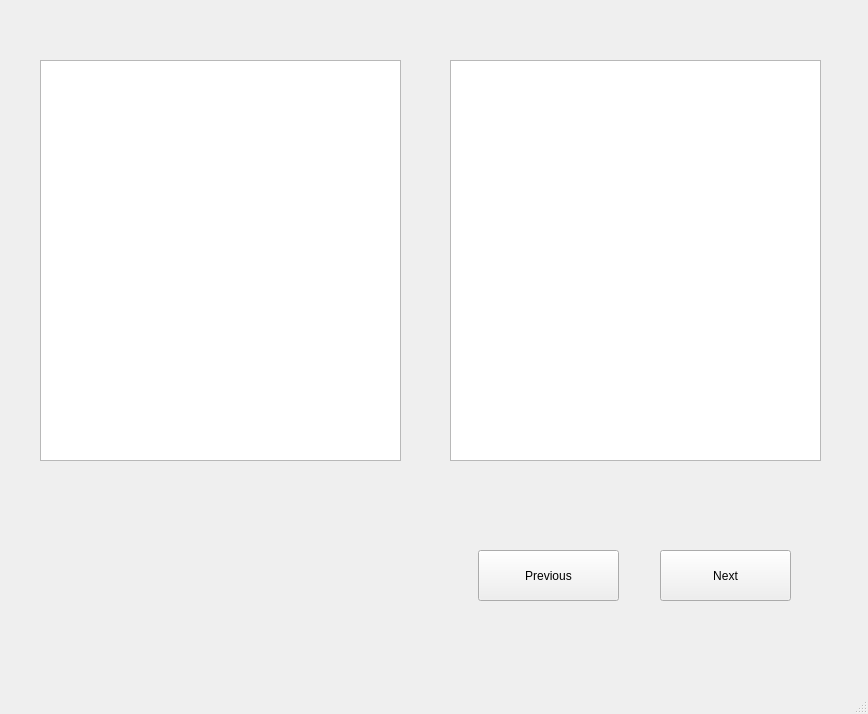
<?xml version="1.0" encoding="UTF-8"?>
<ui version="4.0">
 <class>MainWindow</class>
 <widget class="QMainWindow" name="MainWindow">
  <property name="geometry">
   <rect>
    <x>0</x>
    <y>0</y>
    <width>868</width>
    <height>714</height>
   </rect>
  </property>
  <property name="windowTitle">
   <string>Encode/Decode</string>
  </property>
  <widget class="QWidget" name="centralWidget">
   <widget class="QPushButton" name="Previous">
    <property name="geometry">
     <rect>
      <x>478</x>
      <y>550</y>
      <width>141</width>
      <height>51</height>
     </rect>
    </property>
    <property name="text">
     <string>Previous</string>
    </property>
   </widget>
   <widget class="QPushButton" name="Next">
    <property name="geometry">
     <rect>
      <x>660</x>
      <y>550</y>
      <width>131</width>
      <height>51</height>
     </rect>
    </property>
    <property name="text">
     <string>Next</string>
    </property>
   </widget>
   <widget class="QTextEdit" name="Image">
    <property name="geometry">
     <rect>
      <x>450</x>
      <y>60</y>
      <width>371</width>
      <height>401</height>
     </rect>
    </property>
   </widget>
   <widget class="QTextEdit" name="Hexdump">
    <property name="geometry">
     <rect>
      <x>40</x>
      <y>60</y>
      <width>361</width>
      <height>401</height>
     </rect>
    </property>
   </widget>
  </widget>
  <widget class="QStatusBar" name="statusBar"/>
 </widget>
 <layoutdefault spacing="6" margin="11"/>
 <resources/>
 <connections/>
</ui>
